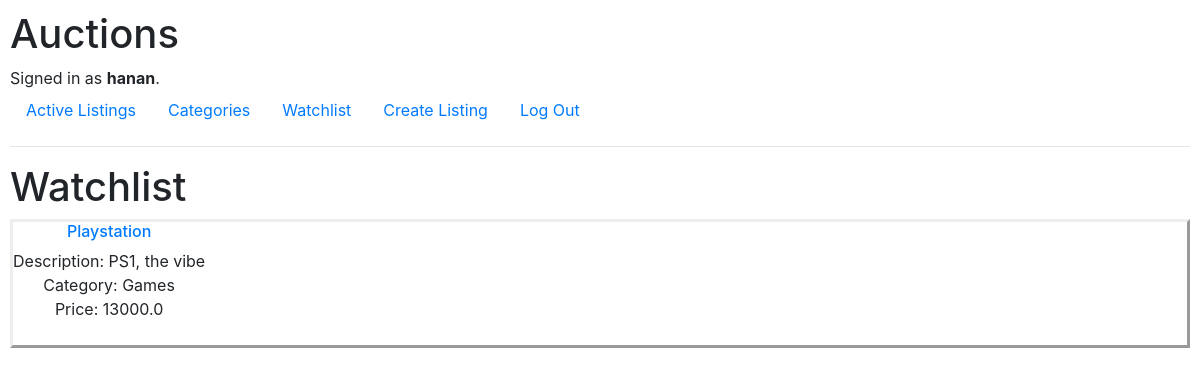
/watchlist (signed in), run on an earlier commit of the app's database.
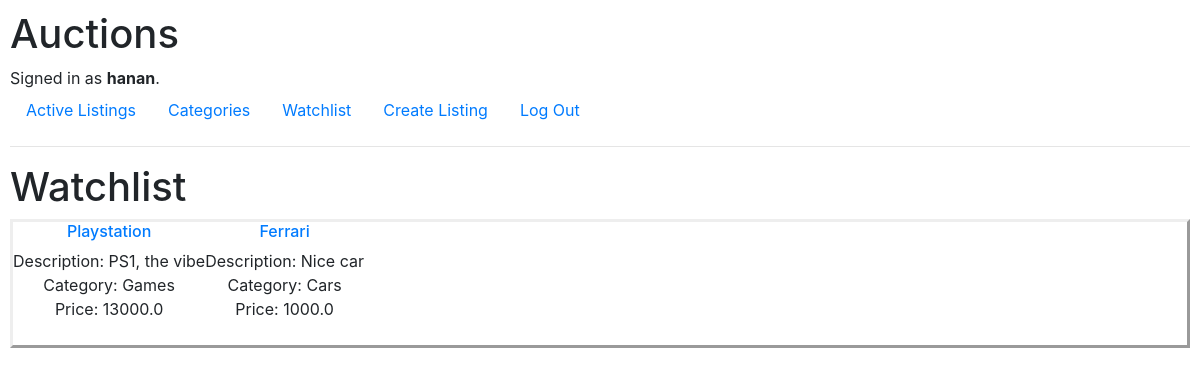
And on a later commit of the database.
### auctions/models.py (models this page shows)
class watchlist(models.Model):
    time = models.DateTimeField(default=datetime.now())
    user = models.ForeignKey(User, on_delete=models.CASCADE, related_name="people")
    watching = models.ForeignKey(listings, on_delete=models.CASCADE, related_name="watch")

class listings(models.Model):
    title = models.CharField(max_length=64)
    description = models.CharField(max_length=1000)
    bid = models.FloatField()
    category = models.CharField(max_length=64)
    image = models.CharField(max_length=1000)
    user = models.ForeignKey(User, on_delete=models.CASCADE, null=True, blank=True)
    status = models.CharField(max_length=10, default="open")

### auctions/views.py (the view, shortened to what this page needs)
# urls.py: path("watchlist", views.watchlist_view, name="watchlist"),
@login_required
def watchlist_view(request):
    return render(request, "auctions/watchlist.html", {
        "watchlist": watchlist.objects.filter(user=request.user).order_by("watching")
    })

### auctions/templates/auctions/watchlist.html (shortened to what this page needs)
{% extends "auctions/layout.html" %}
{% block body %}
    <h1>Watchlist</h1>
    <div class="text-center" style="display: flex; flex-wrap: wrap; border-style: outset;">
        {% for w in watchlist %}
        <div>
        <h6><a href="{% url 'listing' w.watching.id %}">{{ w.watching.title }}</a></h6>
            Description: {{ w.watching.description }} <br>
            Category: {{ w.watching.category }} <br>
            Price: {{ w.watching.bid }} <br>
            <img src="{{ w.watching.image }}" alt="" height="300px">  <br>
        </div>
        {% endfor %}
    </div>
{% endblock %}

What changed in the data, as far as the page shows it:
added watchlist: watching "Ferrari", watching.description "Nice car", watching.category "Cars", watching.bid "1000.0"
